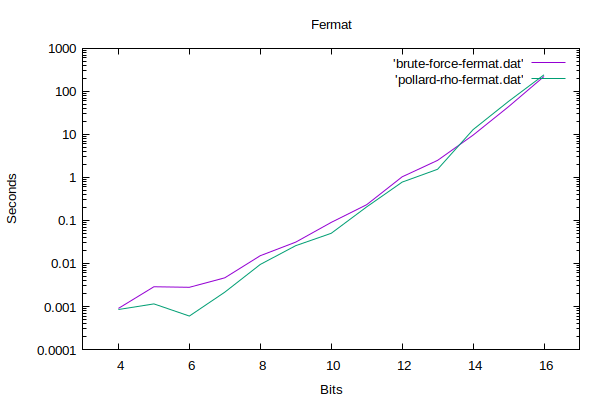

gnuplot code for this plot:
set terminal pngcairo enhanced font "arial,10" fontscale 1.0 size 600, 400
set output 'plot-fermat.png'
set logscale y 10
set title 'Fermat'
set xlabel 'Bits'
set ylabel 'Seconds'
plot [3:17] 'brute-force-fermat.dat' with lines, 'pollard-rho-fermat.dat' with lines